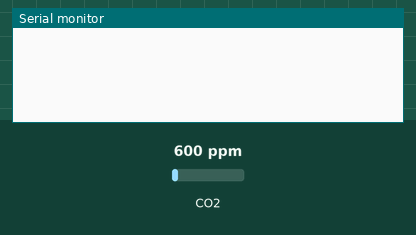
Recording of a sketch running on a simulated Arduino Uno, built with avr-gcc and run on an emulated ATmega328P. Parts: the last lines printed to the serial monitor. Wiring (inferred from the names in the program): CO2 sensor PWM output: data pin 2. The inputs (shaded band) are chosen by the test bench; at power-on: CO2 600 ppm.

Above: at 1.8 s.
1.9 s: CO2 set to 452 ppm
At 3.4 s:
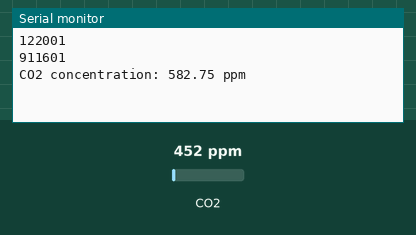
4.4 s: CO2 set to 1050 ppm
At 6.5 s:
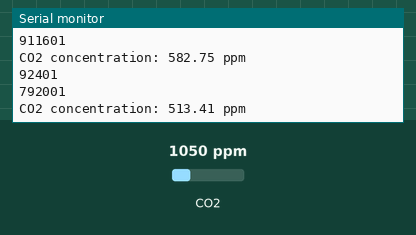
Timing chart, 0 to 8.0 s (numbered marks = the images above; inputs shaded):
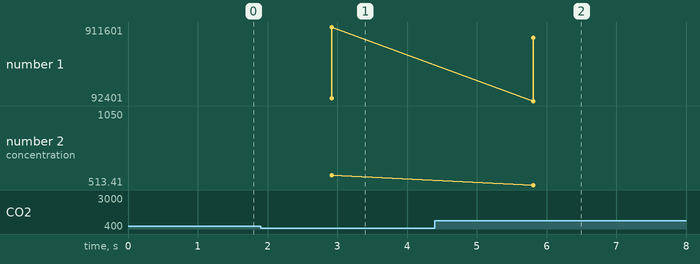

The sketch:

co2_test.ino
```cpp
// const int pwmPin = 2; // PWMピン

// void setup() {
//   Serial.begin(115200);
//   pinMode(pwmPin, INPUT);
// }

// void loop() {
//   unsigned long duration = pulseIn(pwmPin, HIGH);
//   Serial.print("High pulse duration: ");
//   Serial.println(duration);

//   delay(300);
// }

// const int pwmPin = 2; // PWMピン

// void setup() {
//   Serial.begin(115200);
//   pinMode(pwmPin, INPUT);
// }

// void loop() {
//   unsigned long duration = pulseIn(pwmPin, HIGH);
//   Serial.print("High pulse duration: ");
//   Serial.println(duration);
//   int ppm = ((duration - 2 * 1000) * 5000) / (1004 * 1000 - 2 * duration); // この式はMH-Z19CのPWM出力仕様に基づいています。

//   // 濃度を出力する
//   Serial.print("CO2 concentration: ");
//   Serial.print(ppm);
//   Serial.println(" ppm");

//   delay(300); // ここでのディレイはセンサーが次の値を生成するのを待つために使用します。
// }

const int pwmPin = 2; // PWMピン

void setup() {
  Serial.begin(115200);
  pinMode(pwmPin, INPUT);
}

void loop() {
  unsigned long th = pulseIn(pwmPin, HIGH, 2000000); // タイムアウトを2秒に設定
  unsigned long tl = pulseIn(pwmPin, LOW, 2000000);  // タイムアウトを2秒に設定

  // エラー確認
  if (th == 0 || tl == 0) {
    Serial.println("Error reading pulse.");
    return; // 次のループまで待つ
  }

  Serial.println(th);
  Serial.println(tl);

  // マイクロ秒からミリ秒へ変換
  float th_ms = th / 1000.0;
  float tl_ms = tl / 1000.0;

  // CO2濃度を計算
  float ppm = (5000.0 * (th_ms - 2)) / (th_ms + tl_ms - 4);

  // 濃度を出力する
  Serial.print("CO2 concentration: ");
  Serial.print(ppm);
  Serial.println(" ppm");

  delay(50); // 次の読み取りまで待つ
}
```

Measured:
- after the input at 1.9 s, the serial monitor: prints a new line after 1.0 s (image 1)
- after the input at 4.4 s, the serial monitor: prints a new line after 1.4 s (image 2)
- plotted number 1: 911601 → 792001 after the input at 4.4 s
- plotted number 2: 582.75 → 1050 after the input at 4.4 s
